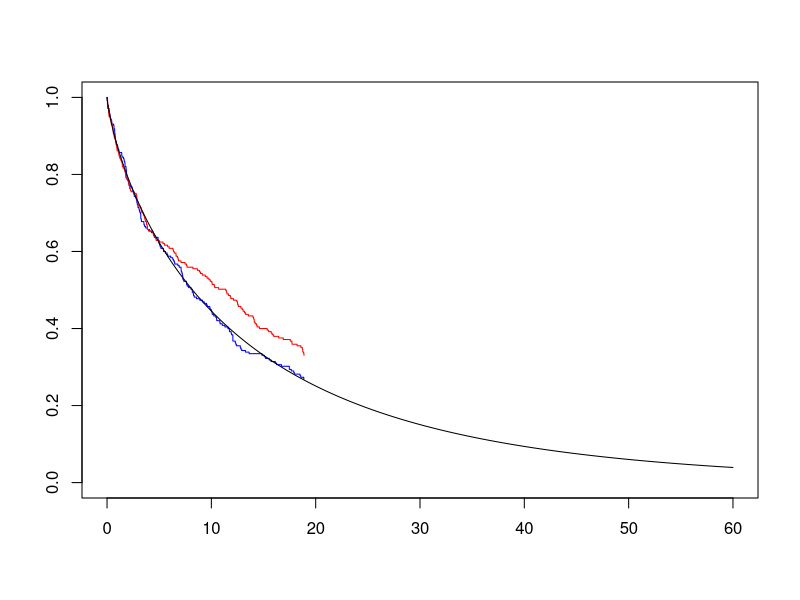

Reproduce this figure in R.
#Libraries
library(plyr)
library(survival)
library(tidyverse)


#We change the underlying true values of T and HR and see how that affects our judgements

#We will keep HR fixed for now, at 0.625

#We will fix T at 4.04

lambda2 <- 0.08
gamma2 <- 0.8
bigT <- 4.04
gamma1 <- 0.8
HR <- 0.625
lambda1 <- exp((log(HR)/gamma2)+log(lambda2))

n1 <- 490/2
n2 <- 490/2

CP <- exp(-(lambda2*bigT)^gamma2)[[1]]
u <- runif(n2)

suppressWarnings(z <- ifelse(u>CP, (1/lambda2)*exp(1/gamma2*log(-log(u))), exp((1/gamma1)*log(1/(lambda1^gamma1)*(-log(u)-(lambda2*bigT)^gamma2+lambda1^gamma1*bigT*gamma1)))))

DataCombined <- data.frame(time = c(rweibull(n1, gamma2, 1/lambda2),z),
                           group = c(rep("Control", n1), rep("Treatment", n2)))



DataCombined <- DataCombined[order(DataCombined$time),]

IATime <- DataCombined[344,]$time

DataCombined$event <- DataCombined$time<IATime

DataCombined[DataCombined$event==0,]$time <- IATime

kmfit <- survfit(Surv(time, event)~group, data = DataCombined)
plot(kmfit, xlim=c(0,60), col=c("blue", "red"))


#How to estimate the HR

#We need to use the control data to estimate lambda2 and gamma2
controlSample <- DataCombined %>%
  filter(group=="Control")
weibfit <- survreg(Surv(time, event)~1, data = controlSample, dist = "weibull")
lambda2est <- as.numeric(1/(exp(weibfit$icoef[1])))
gamma2est <- as.numeric(exp(-weibfit$icoef[2]))

#We can use these estimated parameters to simulate the remaining control data

#There are 245 patients in the control group
#How many have had an event?

sum(controlSample$time<IATime)

#How many are yet to have an event?
controleventsremaining <- n1 - sum(controlSample$time<IATime)

u <- runif(controleventsremaining, 0, controleventsremaining/n1)


gamma1est <- gamma2est

#We now need to estimate lambda1, which in turn estimates the HR

controltimeest <- seq(0, 60, by=0.01)
controlsurvest <- exp(-(lambda2est*controltimeest)^gamma2est)
lines(controltimeest, controlsurvest)














